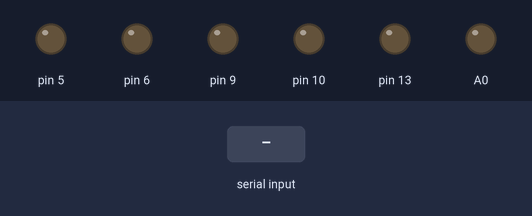
Simulated run of this sketch. Board: Arduino Uno, built with avr-gcc and run on an emulated ATmega328P. On the bench: output pins drawn as LEDs (lit = HIGH). The inputs (shaded band) are chosen by the test bench.

Above: at 1.2 s.
1.3 s: "f" received over Serial
At 1.6 s:
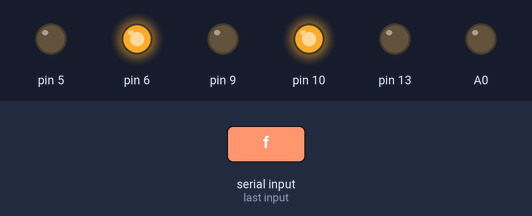
3.5 s: "b" received over Serial
At 3.9 s:
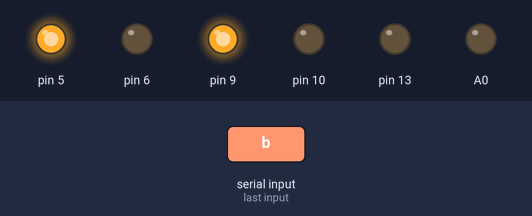
5.5 s: "r" received over Serial
At 5.7 s:
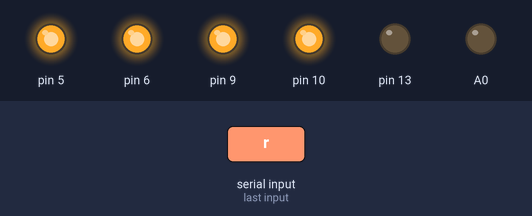
7.1 s: "l" received over Serial
At 8.7 s:
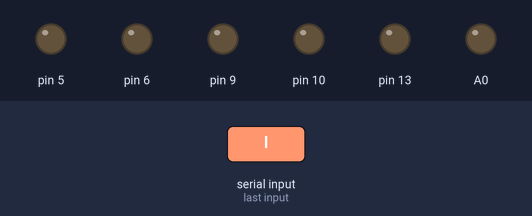
Timing chart, 0 to 9.7 s (numbered marks = the images above; inputs shaded):
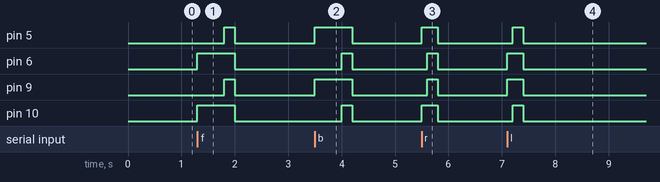

Measured:
- after the input at 1.3 s, pin 5, pin 9: LOW → HIGH after 0.50 s, → LOW 0.20 s later; pin 6, pin 10: LOW → HIGH at once, → LOW 0.70 s later
- after the input at 3.5 s, pin 5, pin 9: LOW → HIGH at once, → LOW 0.70 s later; pin 6, pin 10: LOW → HIGH after 0.50 s, → LOW 0.20 s later
- after the input at 5.5 s, pin 5, pin 10: LOW → HIGH at once, → LOW 0.30 s later; pin 6, pin 9: LOW → HIGH after 0.10 s, → LOW 0.20 s later
- after the input at 7.1 s, pin 5, pin 10: LOW → HIGH after 0.10 s, → LOW 0.20 s later; pin 6, pin 9: LOW → HIGH at once, → LOW 0.30 s later

The sketch:

ROB-SERIAL-1.ino
```cpp
#include <EEPROM.h>

#define LEFT_MOTOR 9
#define RIGHT_MOTOR 5
#define FORWARD 0
#define BACKWARDS 1

#define SERIAL_ADDRESS 0
#define MOTOR_RATIO_ADDRESS 100
#define SERIAL_LENGTH 20

// EEPROM VARIABLES
// The serial number of the robot, length 50 chars, EEPROM address: 0
char robSerial[SERIAL_LENGTH];// = "000000000000000000000000000000000000000000000000000";
// The speed ratio as left / right, EEPROM address: 100
float motorSpeedRatio = 1;

// MOTOR VARIBLES
int leftMotorSpeed = 255;
int rightMotorSpeed = 255;
int isEncodersEnabled = 0;
volatile int rightStepCount = 0;
volatile int leftStepCount = 0;
// Cumulative time spent on high and low (microseconds)
volatile long rightTime[2];
volatile long leftTime[2];
// Microsecond time stamps for last two high and low transitions
volatile long rightTimeStamp[2];
volatile long leftTimeStamp[2];
// Last state
volatile bool rightIsHigh;
volatile bool leftIsHigh;

int rightStepLimit = 0;
int leftStepLimit = 0;

int ledOn = 0;

/*
 * Setup the robot.
 */
void setup() {
  Serial.begin(115200);
  while (!Serial) {
    ; // wait for serial port to connect. Needed for native USB port only
  }
  // INPUTS
  pinMode(2, INPUT);
  pinMode(3, INPUT);
  // OUTPUTS
  pinMode(5, OUTPUT);
  pinMode(6, OUTPUT);
  pinMode(9, OUTPUT);
  pinMode(10, OUTPUT);
  pinMode(13, OUTPUT);

  /*
  Serial.println("");
  Serial.println("ANNA SARJANUMERO");
  while(!Serial.available()) {
   // wait
  }
  String s = Serial.readStringUntil('\n');
  s.toCharArray(robSerial, SERIAL_LENGTH);
  */

  /*
  // SET EEPROM VARIABLES
  //robSerialIN[] = "ROB-R-1-1-X";
  for (int i = 0 ; i < EEPROM.length() ; i++) {
    EEPROM.write(i, 0);
  }
  EEPROM.put(SERIAL_ADDRESS, robSerial);
  EEPROM.put(MOTOR_RATIO_ADDRESS, 1.0f);

  // GET EEPROM VARIABLES
  EEPROM.get(SERIAL_ADDRESS, robSerial);
  EEPROM.get(MOTOR_RATIO_ADDRESS, motorSpeedRatio);
  setMotorSpeeds(255);

  // DEBUG EEPROM
  Serial.print("SERIAL: ");
  Serial.println(robSerial);
  Serial.print("MOTOR SPEED RATIO: ");
  Serial.println(motorSpeedRatio, 5);


  // BLUETOOTH
  setBluetoothName();
  */

  // START BUTTON
  while(digitalRead(A0) == HIGH) {
    digitalWrite(13, ledOn = !ledOn);
    delay(500);
  }

  // SET A0 LOW TO ENABLE WD TIMER HEARTBEAT
  pinMode(A0, OUTPUT);
  digitalWrite(A0, LOW);
}

/*
 * The main loop.
 */
void loop(){
  move7();
}

void move1() {
  for(int i = 0; i < 4; i++) {
    rotateBySteps(90);
    rotateBySteps(-90);
    moveStraightBySteps(FORWARD, 5);
    delay(300);
    rotateBySteps(90);
    delay(300);
  }
}

void move2() {
    moveStraightBySteps(FORWARD, 100);
    delay(1000);
    moveStraightBySteps(BACKWARDS, 100);
    delay(1000);
}

void move3() {
    while(1) {
      moveStraightBySteps(FORWARD, 50);
      //delay(500);
      rotateBySteps(10);
      //delay(500);
    }
}

void move4() {
    while(1) {
      for(int i = 0; i < 20; i++) {
        moveStraightBySteps(FORWARD, 5);
        rotateBySteps(2);
      }
      rotateBySteps(20);
    }
}

void move5() {
    while(1) {
       moveStraightBySteps(FORWARD, 20);
       rotateBySteps(10);
       moveStraightByTime(FORWARD, 200);
       rotateByTime(-200);
    }
}

void move6() {
    while(1) {
       moveStraightByTime(FORWARD, 5000);
       moveStraightByTime(FORWARD, -5000);
    }
}

void move7() {
  while (Serial.available()) {
    char a = Serial.read();
    switch (a) {
      case 'f':
        moveStraightByTime(FORWARD, 500);
        break;
      case 'b':
        moveStraightByTime(BACKWARDS, 500);
        break;
      case 'r':
        rotateByTime(100);
        break;
      case 'l':
        rotateByTime(-100);
        break;
      case 's':
        Serial.print("SERIAL: ");
        Serial.println(robSerial);
        break;
      default:
        Serial.print("UNKNOWN COMMAND: ");
        Serial.println(a);
    }
  }
}

void move8() {
  enableEncoders(1);
  changeMotorState(RIGHT_MOTOR, 0, 255);
  changeMotorState(LEFT_MOTOR, 0, 255);
  while(1) {
    enableEncoders(1);
    delay(400);
    enableEncoders(0);
    // right
    Serial.print(rightTime[0]);
    Serial.print("/");
    Serial.print(rightTime[1]);
    Serial.print(" ms (");
    Serial.print(rightStepCount * 0.55 / 0.4, 0);
    Serial.print(" cm/s)");
    // left
    Serial.print("\t\t");
    Serial.print(leftTime[0]);
    Serial.print("/");
    Serial.print(leftTime[1]);
    Serial.print(" ms (");
    Serial.print(leftStepCount * 0.55 / 0.4, 0);
    Serial.print(" cm/s)");

    Serial.println();
  }
}

/*
 * Sets the name of the bluetooth module RN-42 to match the serial numbet of the robot.
 */
void setBluetoothName() {
  // NOTE: max length is 20 chars
  Serial.print("$$$");
  delay(15);
  Serial.print("SN,");
  Serial.println(robSerial);
  delay(15);
  Serial.println("---");
  delay(15);
  // flush BT responses (CMD, AOK, END)
  while(Serial.available()) {
    Serial.read();
  }
}

/*
 * Sets the name of the bluetooth module RN-42 to match the serial numbet of the robot.
 */
void getBluetoothSettings() {
  String response = "";
  Serial.print("$$$");
  delay(15);
  Serial.println("D");
  delay(15);
  while(Serial.available()) {
    response.concat(Serial.read());
  }
  Serial.println("---");
  delay(15);
  while(Serial.available()) {
    Serial.read();
  }
  Serial.println("BT SETTINGS:");
  Serial.println(response);
}

/*
 * Sets the speed of both motors accoring to the motorSpeedRatio.
 */
void setMotorSpeeds(int motorSpeed) {
  motorSpeed = max(min(motorSpeed, 255), 0);
  leftMotorSpeed = motorSpeedRatio >= 1 ? motorSpeed : motorSpeed * motorSpeedRatio;
  rightMotorSpeed = motorSpeedRatio <= 1 ? motorSpeed : motorSpeed / motorSpeedRatio;
}

/*
 * Enables or diasbles encoder interrupts and sets the isEncodersEnabled flag.
 */
void enableEncoders(bool doEnable) {
  if (doEnable) {
    rightStepCount = 0;
    rightTime[0] = 0;
    rightTime[1] = 0;
    rightTimeStamp[0] = 0;
    rightTimeStamp[1] = 0;
    leftStepCount = 0;
    leftTime[0] = 0;
    leftTime[1] = 0;
    leftTimeStamp[0] = 0;
    leftTimeStamp[1] = 0;
    attachInterrupt(digitalPinToInterrupt(2), incRight, CHANGE);
    attachInterrupt(digitalPinToInterrupt(3), incLeft, CHANGE);
    isEncodersEnabled = 1;
  }
  else {
    detachInterrupt(digitalPinToInterrupt(2));
    detachInterrupt(digitalPinToInterrupt(3));
    isEncodersEnabled = 0;
  }
}

/*
 * The interrupt method for the right motor. Increses step count by one.
 */
void incRight() {
  rightStepCount++;
  rightIsHigh = digitalRead(2);
  rightTimeStamp[rightIsHigh] = millis();
  if (rightStepCount > 1)
    rightTime[rightIsHigh] += rightTimeStamp[rightIsHigh] - rightTimeStamp[!rightIsHigh];
}

/*
 * The interrupt method for the left motor. Increses step count by one.
 */
void incLeft() {
  leftStepCount++;
  leftIsHigh = digitalRead(3);
  leftTimeStamp[leftIsHigh] = millis();
  if (leftStepCount > 1)
    leftTime[leftIsHigh] += leftTimeStamp[leftIsHigh] - leftTimeStamp[!leftIsHigh];
}

/*
 * Prints current step counts for both motors.
 */
void printStepCounts() {
  Serial.print(rightStepCount);
  Serial.print(",");
  Serial.println(leftStepCount);
}

/*
 * Prints the state of both encoders (HIGH/LOW)
 */
void printEnc() {
  Serial.print("ENC: ");
  Serial.print(digitalRead(2));
  Serial.print(",");
  Serial.println(digitalRead(3));
}

/*
 * Brakes both motors by setting full hold power on for 200 ms and then releses the wheels.
 */
void holdAndReleaseBrake() {
  changeMotorState(LEFT_MOTOR, 0, -1);
  changeMotorState(RIGHT_MOTOR, 0, -1);
  // brake for 200 ms
  delay(200);
  // neutral gear
  changeMotorState(LEFT_MOTOR, 0, 0);
  changeMotorState(RIGHT_MOTOR, 0, 0);
}

/*
 * Blocks until the motors have completed the given amount of motion.
 * Brakes briefly.
 */
void waitForMotors(int timeInMs) {
  if (timeInMs > 0)
    delay(timeInMs);
  else {
    while(rightStepCount < rightStepLimit && leftStepCount < leftStepLimit){
      // wait while one of the motors reaches its step limit
    }
  }
  holdAndReleaseBrake();
  //printStepCounts();
}

/*
 * Moves the robot in straight line for a given number of steps (1 step ~ 0,5 cm).
 * Time is in ms, always positive.
 */
void moveStraightBySteps(int motorGear, int steps) {
  if (!isEncodersEnabled)
    enableEncoders(1);
  leftStepLimit = steps;
  rightStepLimit = steps;
  changeMotorState(LEFT_MOTOR, motorGear, leftMotorSpeed);
  changeMotorState(RIGHT_MOTOR, motorGear, rightMotorSpeed);
  waitForMotors(0);
}

/*
 * Moves the robot in straight line for a given time. Time is in ms, always positive.
 */
void moveStraightByTime(int motorGear, int timeInMs) {
  if (isEncodersEnabled)
    enableEncoders(0);
  changeMotorState(LEFT_MOTOR, motorGear, leftMotorSpeed);
  changeMotorState(RIGHT_MOTOR, motorGear, rightMotorSpeed);
  waitForMotors(timeInMs);
}

/*
 * Rotates the robot by steps (1 step ~ 5 deg). Positive is to the right, negative to the left.
 */
void rotateBySteps(int steps) {
  if (!isEncodersEnabled)
    enableEncoders(1);
  bool doRotateRight = steps > 0;
  leftStepLimit = abs(steps);
  rightStepLimit = abs(steps);
  changeMotorState(LEFT_MOTOR, !doRotateRight, leftMotorSpeed);
  changeMotorState(RIGHT_MOTOR, doRotateRight, rightMotorSpeed);
  waitForMotors(0);
}

/*
 * Rotates the robot for a given time. Time in ms, positive is to the right, negative to the left.
 */
void rotateByTime(int timeInMs) {
  if (isEncodersEnabled)
    enableEncoders(0);
  bool doRotateRight = timeInMs > 0;
  changeMotorState(LEFT_MOTOR, !doRotateRight, leftMotorSpeed);
  changeMotorState(RIGHT_MOTOR, doRotateRight, rightMotorSpeed);
  waitForMotors(abs(timeInMs));
}

/*
 * The lowest level method to contorl the motors.
 * Side effect: resets the motor's step counter when the motor is started.
 * Parameters:
 * motorSide:
 *   LEFT / RIGHT (use defined variables)
 * motorGear:
 *   FORWARD / BACKWARDS (use defined variables)
 * motorSpeed:
 *   Individual motor speed in PWM (0-255).
 *   If set to 0, the wheel is free rolling.
 *   If set to -1, the hold power is on (brake)
 */
void changeMotorState(int motorSide, int motorGear, int motorSpeed) {
  if (motorSide == LEFT_MOTOR) {
    leftStepCount = motorSpeed > 0 ? 0 : leftStepCount;
  }
  if (motorSide == RIGHT_MOTOR) {
    rightStepCount = motorSpeed > 0 ? 0 : rightStepCount;
  }
  if (motorSpeed < 0) {
    // brakes on
    analogWrite(motorSide, 255);
    analogWrite(motorSide + 1, 255);
    return;
  }
  // motorGear = FORWARD   => g1 = 0, g2 = 1
  // motorGear = BACKWARDS => g1 = 1, g2 = 0
  int g1 =  motorGear % 2;
  int g2 = (motorGear + 1) % 2;
  analogWrite(motorSide + g1, 0);
  analogWrite(motorSide + g2, motorSpeed);
}
```
